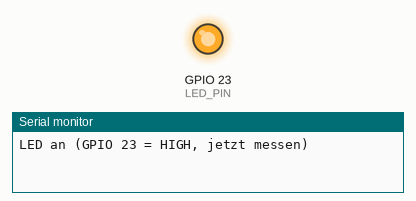
Simulated run of this sketch. Board: ESP32. On the bench: output pins drawn as LEDs (lit = HIGH), the last lines printed to the serial monitor.

Above: at 1.0 s.
At 3.0 s:
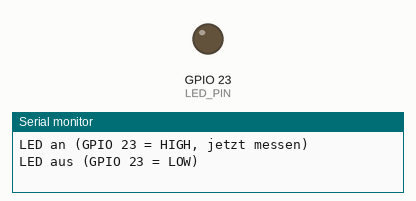
Timing chart, 0 to 5.2 s (numbered marks = the images above):
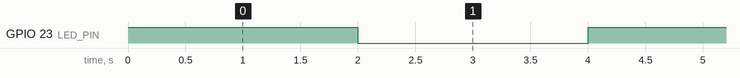

The sketch:

m-2-5-ausgang.ino
```cpp
// 0 to Hero – Mission 2.5: Ausgang
// Schaltet eine externe LED an GPIO 23 alle zwei Sekunden um.
// Aufbau: GPIO 23 -> 220-Ohm-Widerstand -> LED (langes Bein) -> LED (kurzes Bein) -> GND

const int LED_PIN = 23;

void setup() {
  Serial.begin(115200);
  pinMode(LED_PIN, OUTPUT);
}

void loop() {
  digitalWrite(LED_PIN, HIGH);
  Serial.println("LED an (GPIO 23 = HIGH, jetzt messen)");
  delay(2000);

  digitalWrite(LED_PIN, LOW);
  Serial.println("LED aus (GPIO 23 = LOW)");
  delay(2000);

  Serial.printf("KW-CHECK:m-2-5:%012llX\n", (unsigned long long)ESP.getEfuseMac());
}
```

Measured:
- by itself, GPIO 23 (LED_PIN): alternates HIGH for 2.0 s and LOW for 2.0 s
